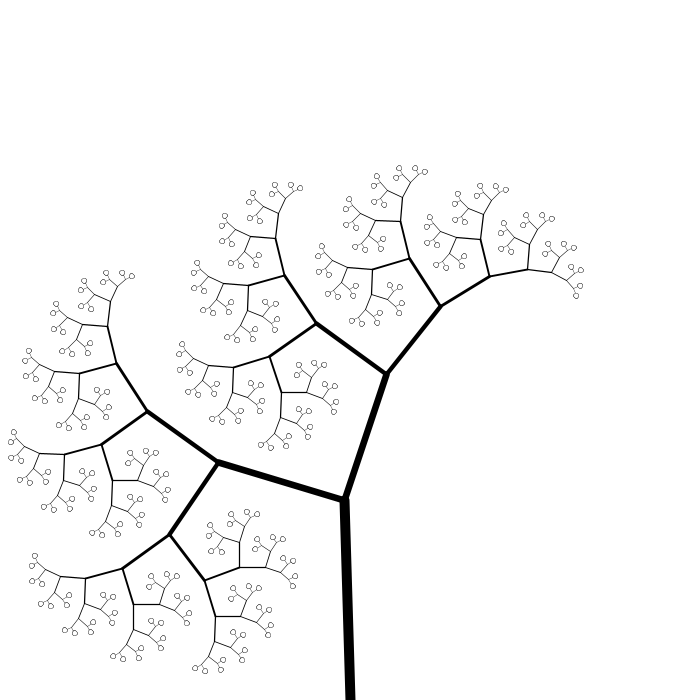
Frame 1 (no input)
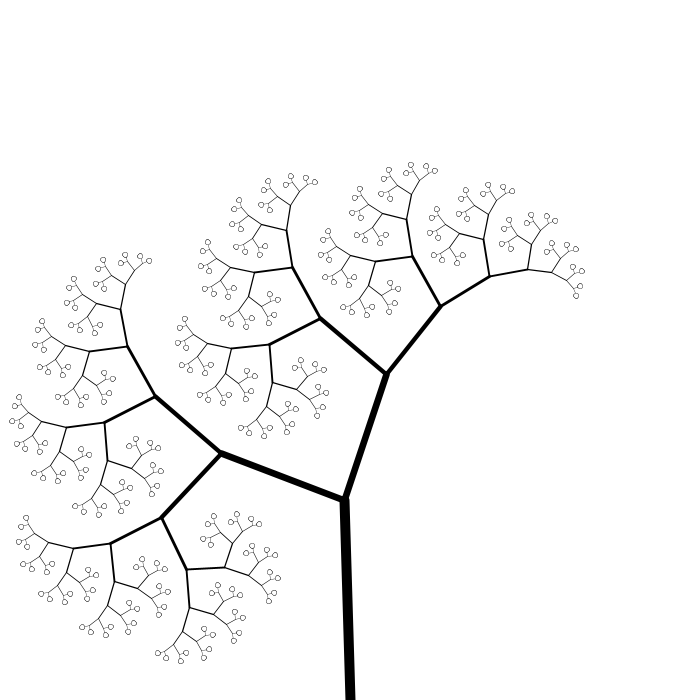
Frame 60 (the mouse pressed at the canvas centre just before this capture)
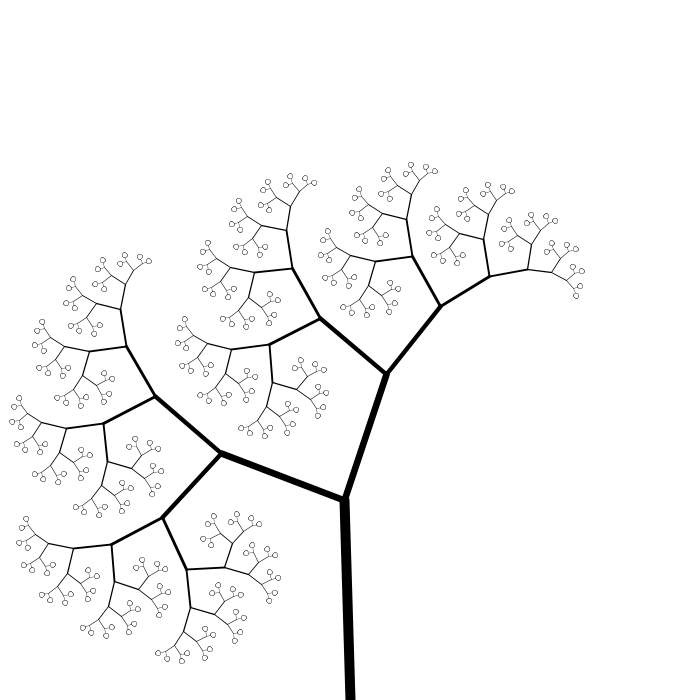
Frame 120 (the mouse held since frame 60 and released just before this capture)

The Processing sketch that drew these frames (run headless with seeded random() and noise(); from frame 60 on, the mouse is pressed at the canvas centre):

// Processing sketch: e07_drzewo_rekurncyjne_grubosc
// ── e07_drzewo_rekurncyjne_grubosc.pde
void setup()
{
  size(700, 700);
  background(255);
}

void draw()
{
  background(255);
  drzewo(width/2, height, 200, 91.5);
}

void drzewo(float x, float y, float wysokosc, float kat)
{
  if (wysokosc > 5)
  { //lodyga/galazka
    float yk = y - wysokosc * sin(radians(kat));
    float xk = x + wysokosc * cos(radians(kat));
    strokeWeight(wysokosc*0.05);
    line(x, y, xk, yk);
    drzewo(xk, yk, wysokosc*0.66, kat + 60+20*noise(frameCount*0.01));
    drzewo(xk, yk, wysokosc*0.66, kat - 20);
  }
  else
  { //lisc
    ellipse(x, y, 5, 5);
  }
}
